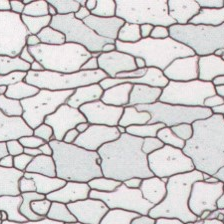
#> input picture citra.png, 224 x 224 px, found by its file name
$ jupyter execute main.ipynb
#> lines starting #> are read from the running program, lines starting #| are printed output that depends on the picture
# CVL_Assignment_02

Nama : Frederik Baptista Sakspari

NIM  : 24/550780/PPA/06957

Object Detection by Segmentation dengan referensi dari buku Digital Image Processing 4th edition by Rafael C. Gonzales dan Richard E. Woods

[cell 1]
import numpy as np
from PIL import Image
import matplotlib.pyplot as plt

# config plot
plt.style.use('seaborn-v0_8-whitegrid')
plt.rcParams['figure.figsize'] = (10, 7)
plt.rcParams['font.size'] = 12

[cell 2]
def load_image_grayscale(path):
#> called with path = 'dataset/citra.png'
    try:
        img = Image.open(path).convert('L') #  grayscale
        return np.array(img)
    except FileNotFoundError:
        print(f"Error: File tidak ditemukan di {path}")
        return None

IMAGE_PATH = 'dataset/citra.png'
MASK_PATH = 'dataset/mask.png'

# load citra input dan ground-truth mask
original_image = load_image_grayscale(IMAGE_PATH)
ground_truth_mask = load_image_grayscale(MASK_PATH)
#> call 2 of load_image_grayscale, with path = 'dataset/mask.png'
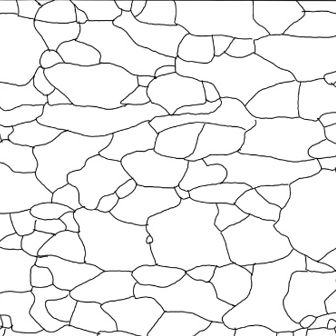
#> input picture mask.png, 336 x 336 px, found by its file name

# make sure data berhasil dimuat
if original_image is not None and ground_truth_mask is not None:
    print("Citra input dan ground truth mask berhasil dimuat.")

    # show citra awal
    fig, axes = plt.subplots(1, 2, figsize=(12, 6))
    axes[0].imshow(original_image, cmap='gray')
    axes[0].set_title('Citra Asli (citra.jpg)')
    axes[0].axis('off')

    axes[1].imshow(ground_truth_mask, cmap='gray')
    axes[1].set_title('Ground Truth (mask.jpg)')
    axes[1].axis('off')

    plt.show()
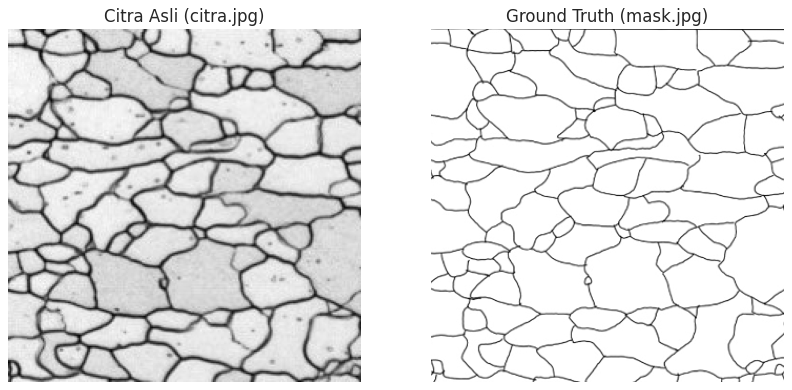
#> figure drawn by matplotlib, 2 panels

[cell 3]
print(f'ukuran mask: {ground_truth_mask.shape}')
#| ukuran mask: (336, 336)
print(f'ukuran citra: {original_image.shape}')
#| ukuran citra: (224, 224)

[cell 4]
# resample ukuran masks agar sesuai dengan citra
if ground_truth_mask.shape != original_image.shape:
    print("Ukuran ground truth mask tidak sesuai dengan citra. Melakukan resampling...")
    ground_truth_mask = np.array(Image.fromarray(ground_truth_mask).resize(original_image.shape[::-1], Image.NEAREST))
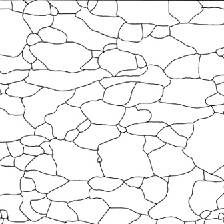
#> ground_truth_mask: shape (224, 224); min 3, max 255, mean 240.6
    print(f'Ukuran mask setelah resampling: {ground_truth_mask.shape}')
#| Ukuran mask setelah resampling: (224, 224)
    if ground_truth_mask.shape == original_image.shape:
        print("Resampling berhasil. Ukuran mask sekarang sesuai dengan citra.")
    else:
        print("Resampling gagal. Ukuran mask masih tidak sesuai dengan citra.")

[cell 5]
# Eksplorasi citra

def calculate_histogram(image):
    # define array kosong berukuran 256 untuk menampung frekuensi setiap intensitas
    hist = np.zeros(256, dtype=int)

    # iterasi di setiap piksel citra dan hitung frekuensinya
    for pixel_value in image.flatten():
        hist[pixel_value] += 1
#> this loop made 50176 passes
#> pixel_value on passes 1 to 3: 237, 236, 231
#> after the loop, hist = 256 values, max 1934 at index 232, min 0 at index 0, mean 196

    return hist

# kalkulasi histogram dari citra asli
image_hist = calculate_histogram(original_image)
#> image_hist has the same summary as hist in calculate_histogram

# tampilkan histogram
plt.figure(figsize=(10, 6))
plt.bar(range(256), image_hist, width=1.0, color='b')
plt.title('Histogram Intensitas Citra Asli')
plt.xlabel('Nilai Intensitas Piksel')
plt.ylabel('Frekuensi')
plt.grid(True, which='both', linestyle='--', linewidth=0.5)
plt.show()
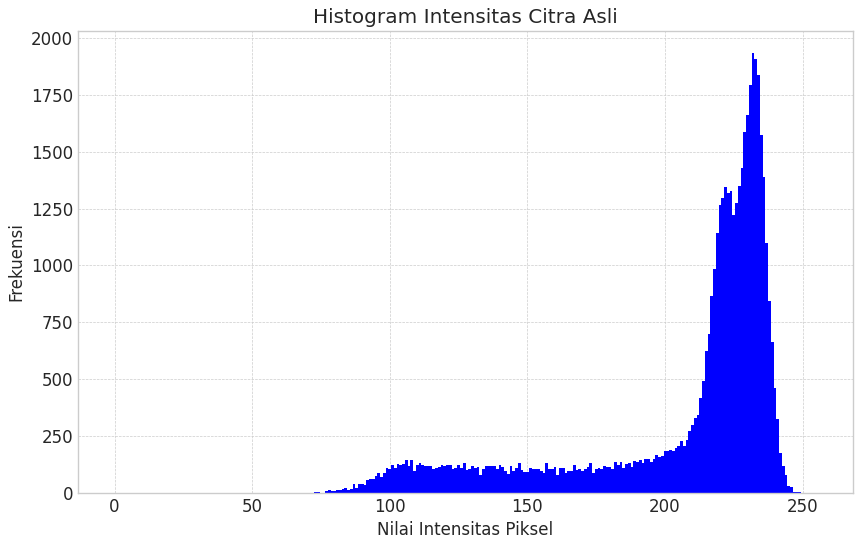
#> figure drawn by matplotlib, 1 panel; tallest bar 1934 high, from x = 231.5 to 232.5

[cell 6]
# Implementasi metode otsu
# Logika utama: Mencari threshold 't' yang memaksimalkan varian antar-kelas (between-class variance) --> referensi buku Digital Image Processing by Rafael C. Gonzales.
# Varian antar-kelas, sigma_b^2 = w_b * w_f * (mu_b - mu_f)^2
# w_b: bobot kelas background
# w_f: bobot kelas foreground
# mu_b: rata-rata intensitas kelas background
# mu_f: rata-rata intensitas kelas foreground

def otsu_thresholding_from_scratch(hist):
    total_pixels = sum(hist)
#> total_pixels = 50176

    # init variabel untuk menyimpan hasil terbaik
    best_threshold = 0
    max_variance = 0.0

    # array untuk menyimpan varian dari setiap kandidat threshold
    variances = []

    # kalkulasi total rata-rata intensitas (mean global) sekali saja
    total_mean = sum(i * hist[i] for i in range(256)) / total_pixels
#> total_mean = 206.2

    # inisialisasi bobot bg dan sum bg
    w_b = 0 # Bobot background
    sum_b = 0 # Jumlah intensitas terbobot untuk background

    # iterasi melalui semua kemungkinan threshold (1 sampai 254)
    for t in range(1, 256):
        # update bobot dan jumlah untuk kelas background
        w_b += hist[t-1]
        sum_b += (t-1) * hist[t-1]

        # hitung bobot kelas foreground
        w_f = total_pixels - w_b

        # if salah satu kelas kosong, variansnya 0
        if w_b == 0 or w_f == 0:
            variances.append(0)
            continue

        # kalkulasi rata-rata intensitas untuk kedua kelas
        mu_b = sum_b / w_b

        # rata-rata foreground bisa dihitung dari total mean
        mu_f = (total_pixels * total_mean - sum_b) / w_f

        # Hitung varian antar-kelas (cari nilai maksimum)
        between_class_variance = w_b * w_f * ((mu_b - mu_f) ** 2)
        variances.append(between_class_variance)

        if between_class_variance > max_variance:
            max_variance = between_class_variance
            best_threshold = t
#> this loop made 255 passes
#> (w_b, sum_b, w_f, mu_b, mu_f, between_class_variance, max_variance) on pass 71: (1, 70, 50175, 70, 206.2, 930282701.2, 930282701.2)
#> (w_b, sum_b, w_f, mu_b, mu_f, max_variance) on passes 73, 74, 75, 77, 78, 79: (3, 214, 50173, 71.33, 206.2, 2.74e+09), (6, 433, 50170, 72.17, 206.2, 5.41e+09), (10, 729, 50166, 72.9, 206.2, 8.91e+09), (12, 881, 50164, 73.42, 206.2, 1.06e+10), (19, 1420, 50157, 74.74, 206.2, 1.65e+10), (30, 2278, 50146, 75.93, 206.2, 2.55e+10)
#> after the loop, best_threshold = 179; max_variance = 3.2e+12; sum_b = 10344372; variances = 255 values, max 3.2e+12 at index 178, min 0 at index 0, mean 1.3e+12; w_b = 50176

    return best_threshold, variances

# threshold optimal dan varian kandidat
optimal_threshold, candidate_variances = otsu_thresholding_from_scratch(image_hist)
#> optimal_threshold = 179; candidate_variances has the same summary as variances in otsu_thresholding_from_scratch

print(f"Threshold Optimal: {optimal_threshold} dengan varian maksimum antara kelas {max(candidate_variances)}")
#| Threshold Optimal: 179 dengan varian maksimum antara kelas 3197665130760.5557

[cell 7]
# plot varian antar-kelas (cari yang paling maksimum)
# tampilkan plot varian antar-kelas untuk setiap kandidat threshold
plt.figure(figsize=(12, 6))
plt.plot(range(1, 256), candidate_variances, label='Varian Antar-Kelas')
plt.axvline(x=optimal_threshold, color='r', linestyle='--', label=f'Threshold Optimal ({optimal_threshold})')
plt.title('Varian Antar-Kelas vs. Kandidat Threshold')
plt.xlabel('Nilai Threshold')
plt.ylabel('Varian Antar-Kelas')
plt.legend()
plt.grid(True)
plt.show()
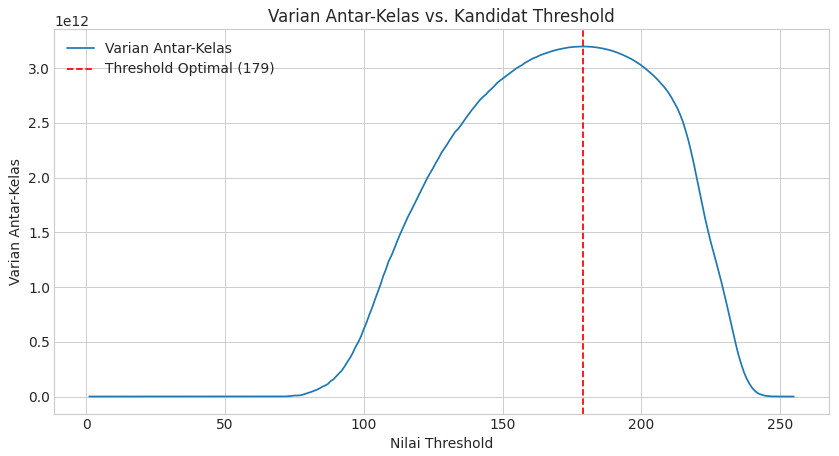
#> figure drawn by matplotlib, 1 panel; curve peaks at x = 179, y = 3.2e+12


# Fungsi untuk menerapkan threshold ke citra
def apply_threshold(image, threshold):
    """Membuat citra biner berdasarkan threshold."""
    # Buat citra baru dengan nilai 0 (hitam)
    binary_image = np.zeros_like(image, dtype=np.uint8)
    # Dimana piksel > threshold, set menjadi 255 (putih)
    binary_image[image > threshold] = 255
    return binary_image

# Menerapkan threshold optimal ke citra asli
segmented_image = apply_threshold(original_image, optimal_threshold)
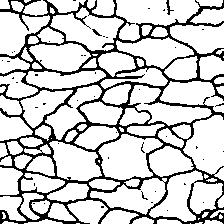
#> segmented_image: shape (224, 224); 80.4% white; black in thin lines or dots

# Menampilkan hasil akhir
fig, axes = plt.subplots(1, 3, figsize=(18, 6))

axes[0].imshow(original_image, cmap='gray')
axes[0].set_title('Citra Asli')
axes[0].axis('off')

axes[1].imshow(ground_truth_mask, cmap='gray')
axes[1].set_title('Ground Truth Mask')
axes[1].axis('off')

axes[2].imshow(segmented_image, cmap='gray')
axes[2].set_title(f'Hasil Segmentasi Otsu (T={optimal_threshold})')
axes[2].axis('off')

plt.tight_layout()
plt.show()

[cell 8]
# Akurasi dan IoU

def calculate_accuracy(predicted_mask, gt_mask):
    """Menghitung akurasi piksel-ke-piksel."""
    # Normalisasi masker ke nilai boolean (True/False)
    # Asumsi: > 0 adalah objek
    pred = predicted_mask > 0
#> pred: shape (224, 224) bool; 80.4% white; black in thin lines or dots
    gt = gt_mask > 0
#> gt: shape (224, 224) bool; every value is 1

    # Jumlah piksel yang benar (True Positive + True Negative)
    correct_pixels = np.sum(pred == gt)
#> correct_pixels = 40342
    total_pixels = pred.size
#> total_pixels = 50176

    accuracy = correct_pixels / total_pixels
#> accuracy = 0.804
    return accuracy

def calculate_iou(predicted_mask, gt_mask):
    """Menghitung Intersection over Union (IoU) atau Jaccard Index."""
    # Normalisasi masker ke nilai boolean
    pred = predicted_mask > 0
    gt = gt_mask > 0

    # Intersection (irisan): piksel yang True di kedua masker
    intersection = np.logical_and(pred, gt)

    # Union (gabungan): piksel yang True di salah satu atau kedua masker
    union = np.logical_or(pred, gt)

    # Menghindari pembagian dengan nol jika union kosong
    if np.sum(union) == 0:
        return 1.0 # Jika tidak ada objek di pred dan gt, IoU adalah 1

    iou_score = np.sum(intersection) / np.sum(union)
    return iou_score

# hitung metrik performa
accuracy = calculate_accuracy(segmented_image, ground_truth_mask)
#> accuracy = 0.804
iou = calculate_iou(segmented_image, ground_truth_mask)
#> iou = 0.804

print("Hasil Evaluasi")
print(f"Akurasi: {accuracy:.4f} ({accuracy * 100:.2f}%)")
#| Akurasi: 0.8040 (80.40%)
print(f"Intersection over Union (IoU): {iou:.4f} ({iou * 100:.2f}%)")
#| Intersection over Union (IoU): 0.8040 (80.40%)
